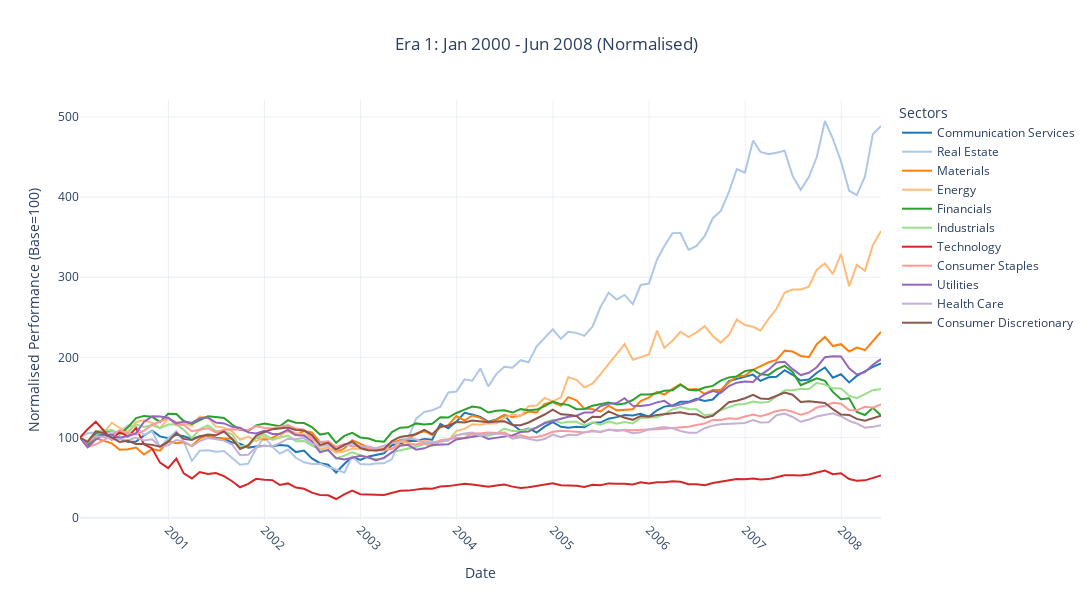

The code cell stored with this chart in its notebook:
### Markdown cell above
## 3.1 Era 1 (2000-2008) ##

### Code cell
# Creating a line plot for Era 1
fig = go.Figure()

# Adding a trace for each sector
for sector in sector_columns:
    fig.add_trace(
        go.Scatter(
            x=era1_norm.index,
            y=era1_norm[sector],
            mode='lines',
            name=sector,
            line=dict(color=sector_colors_hex[sector]),
            hoverinfo='x+y+name'
        )
    )

# Layout with specified adaptations
fig.update_layout(
    title='Era 1: Jan 2000 - Jun 2008 (Normalised)',
    title_x=0.5,  # Center the title horizontally
    xaxis_title='Date',
    yaxis_title='Normalised Performance (Base=100)',
    hovermode='closest',
    legend_title='Sectors',
    template='plotly_white',
    width=1200,    # Make the plot slightly wider
    height=600     # Set the plot height to 600 pixels
)

# x-axis to show yearly ticks 
fig.update_xaxes(
    tickangle=45,
    tickformat='%Y',
    tickfont=dict(size=12),
    dtick='M12'  # Set tick interval to 12 months (1 year)
)

# y-axis font size
fig.update_yaxes(
    tickfont=dict(size=12)
)

# Showing the plot
fig.show()
